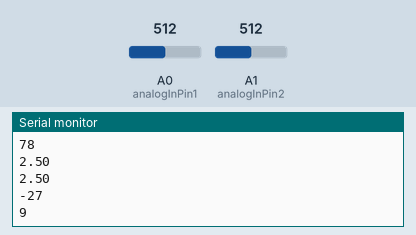
Recording of a sketch running on a simulated Arduino Uno, built with avr-gcc and run on an emulated ATmega328P. Shown: the last lines printed to the serial monitor. Inputs (shaded band) come from the test bench; at power-on: A0 (analogInPin1) = 512, A1 (analogInPin2) = 512. Random numbers use the default seed unless the sketch sets one.

Above: at 1.2 s.
1.3 s: A0 (analogInPin1) set to 716
At 1.37 s:
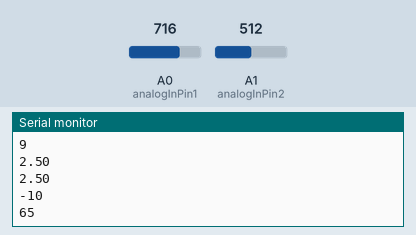
2.8 s: A1 (analogInPin2) set to 306
At 2.98 s:
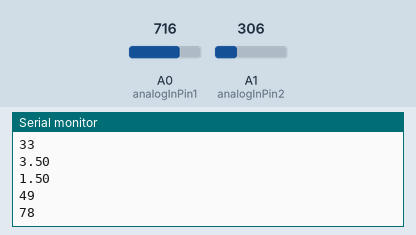
4.3 s: A0 (analogInPin1) set to 900
At 4.39 s:
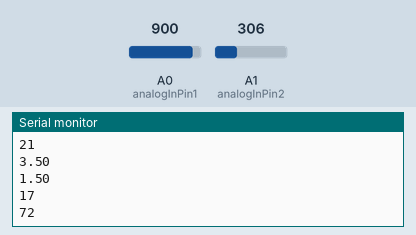
5.8 s: A1 (analogInPin2) set to 122
At 5.8 s:
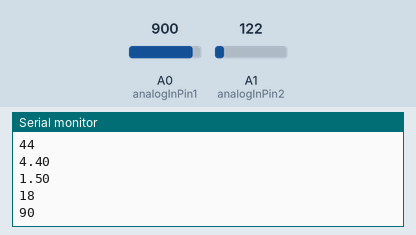
Timing chart, 0 to 8.3 s (numbered marks = the images above; inputs shaded):
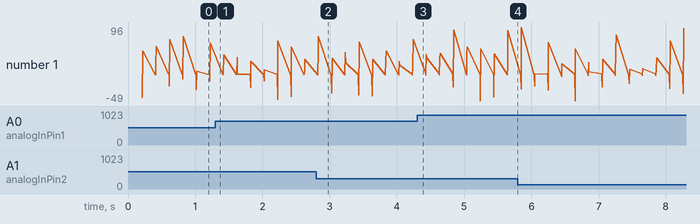

The sketch:

Real_Time_Plot_Multiple_Sensors.ino
```cpp
const int analogInPin1 = A0;  // Analog input pin 1
const int analogInPin2 = A1;  // Analog input pin 2
int sensorValue[2];        // value read from the pot
float voltageValue[2];        // voltage output
unsigned long lastTime = 0 , sampleTime = 200; // time value

void setup() {
  // initialize serial communications at 9600 bps:
  Serial.begin(9600);
}

void loop() {
  if(millis()-lastTime>sampleTime){
  lastTime = millis();
  // read the analog in value:
  sensorValue[0] = analogRead(analogInPin1);
  sensorValue[1] = analogRead(analogInPin2);
  // map it to the range of the analog out:
  voltageValue[0] = scaling(sensorValue[0], 0, 1023, 0, 5);
  voltageValue[1] = scaling(sensorValue[1], 0, 1023, 0, 5);
  // Send data to Python:
  Serial.println(voltageValue[0]);
  Serial.println(voltageValue[1]);
  Serial.println(random(-50,50));
  Serial.println(random(0,100));
  }
}

float scaling(float x, float in_min, float in_max, float out_min, float out_max)
{
  return (x - in_min) * (out_max - out_min) / (in_max - in_min) + out_min;
}
```

Measured:
- after the input at 2.8 s, the serial monitor: prints a new line at once (image 2)
